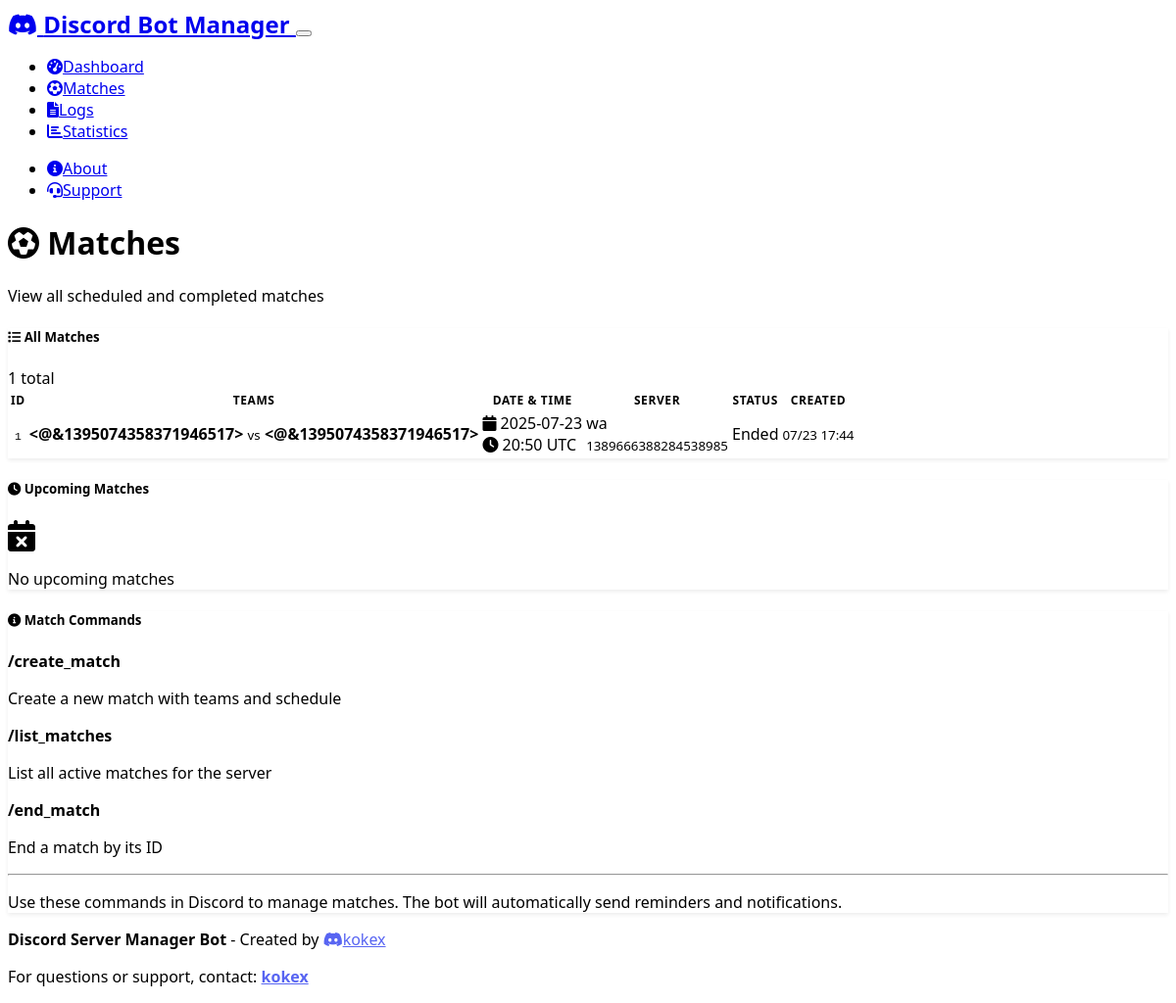
Screenshot of /matches with the database file from the repository.
### models.py (models this page shows)
class Match(db.Model):
    __tablename__ = 'matches'
    id = db.Column(Integer, primary_key=True)
    server_id = db.Column(Integer, ForeignKey('servers.id'), nullable=False)
    team1 = db.Column(String(200), nullable=False)
    team2 = db.Column(String(200), nullable=False)
    match_date = db.Column(DateTime, nullable=False)
    role_mentions = db.Column(Text)  # JSON array of role IDs
    channel_id = db.Column(String(20), nullable=False)
    message_id = db.Column(String(20))
    is_active = db.Column(Boolean, default=True)
    created_by = db.Column(String(20), nullable=False)
    created_at = db.Column(DateTime, default=datetime.utcnow)
    server = relationship("Server", back_populates="matches")
    reminders = relationship("MatchReminder", back_populates="match", cascade="all, delete-orphan")

class Server(db.Model):
    __tablename__ = 'servers'
    id = db.Column(Integer, primary_key=True)
    guild_id = db.Column(String(20), unique=True, nullable=False)
    guild_name = db.Column(String(100), nullable=False)
    log_channel_id = db.Column(String(20))
    activity_channel_id = db.Column(String(20))
    allowed_channels = db.Column(Text)  # JSON array of channel IDs
    created_at = db.Column(DateTime, default=datetime.utcnow)
    matches = relationship("Match", back_populates="server", cascade="all, delete-orphan")
    logs = relationship("BotLog", back_populates="server", cascade="all, delete-orphan")

### routes/dashboard.py (the view)
@dashboard_bp.route('/matches')
def matches():
    page = request.args.get('page', 1, type=int)
    per_page = 20
    matches = Match.query.order_by(Match.created_at.desc()).paginate(
        page=page, per_page=per_page, error_out=False
    )
    return render_template('matches.html', matches=matches)

### templates/matches.html (shortened to what this page needs)
{% extends "base.html" %}
{% block content %}
<div class="row mb-4">
    <div class="col">
        <h1 class="display-4">
            <i class="fas fa-futbol me-3"></i>
            Matches
        </h1>
        <p class="lead">View all scheduled and completed matches</p>
    </div>
</div>
<div class="row mb-4">
    <div class="col-md-8">
        <div class="card">
            <div class="card-header d-flex justify-content-between align-items-center">
                <h5 class="card-title mb-0">
                    <i class="fas fa-list me-2"></i>
                    All Matches
                </h5>
                <span class="badge bg-secondary">{{ matches.total }} total</span>
            </div>
            <div class="card-body">
                {% if matches.items %}
                    <div class="table-responsive">
                        <table class="table table-striped">
                            <thead>
                                <tr>
                                    <th>ID</th>
                                    <th>Teams</th>
                                    <th>Date & Time</th>
                                    <th>Server</th>
                                    <th>Status</th>
                                    <th>Created</th>
                                </tr>
                            </thead>
                            <tbody>
                                {% for match in matches.items %}
                                <tr>
                                    <td>
                                        <code>{{ match.id }}</code>
                                    </td>
                                    <td>
                                        <strong>{{ match.team1 }}</strong>
                                        <small class="text-muted">vs</small>
                                        <strong>{{ match.team2 }}</strong>
                                    </td>
                                    <td>
                                        <div>
                                            <i class="fas fa-calendar me-1"></i>
                                            {{ match.match_date.strftime('%Y-%m-%d') }}
                                        </div>
                                        <div>
                                            <i class="fas fa-clock me-1"></i>
                                            {{ match.match_date.strftime('%H:%M UTC') }}
                                        </div>
                                    </td>
                                    <td>
                                        <div class="text-truncate" style="max-width: 150px;" title="{{ match.server.guild_name }}">
                                            {{ match.server.guild_name }}
                                        </div>
                                        <small class="text-muted">{{ match.server.guild_id }}</small>
                                    </td>
                                    <td>
                                        {% if match.is_active %}
                                            <span class="badge bg-success">Active</span>
                                        {% else %}
                                            <span class="badge bg-secondary">Ended</span>
                                        {% endif %}
                                    </td>
                                    <td>
                                        <small class="text-muted">
                                            {{ match.created_at.strftime('%m/%d %H:%M') }}
                                        </small>
                                    </td>
                                </tr>
                                {% endfor %}
                            </tbody>
                        </table>
                    </div>
                {% else %}
                    <div class="text-center text-muted py-5">
                        <i class="fas fa-futbol fa-3x mb-3 opacity-50"></i>
                        <h5>No matches found</h5>
                        <p>Matches will appear here once they are created through Discord bot commands.</p>
                    </div>
                {% endif %}
            </div>
        </div>
    </div>
    <div class="col-md-4">
        <div class="card mb-4">
            <div class="card-header">
                <h5 class="card-title mb-0">
                    <i class="fas fa-clock me-2"></i>
                    Upcoming Matches
                </h5>
            </div>
            <div class="card-body">
                <div id="upcoming-matches">
                </div>
            </div>
        </div>
        <div class="card">
            <div class="card-header">
                <h5 class="card-title mb-0">
                    <i class="fas fa-info-circle me-2"></i>
                    Match Commands
                </h5>
            </div>
            <div class="card-body">
                <div class="mb-3">
                    <strong>/create_match</strong>
                    <p class="small text-muted mb-2">Create a new match with teams and schedule</p>
                </div>
                <div class="mb-3">
                    <strong>/list_matches</strong>
                    <p class="small text-muted mb-2">List all active matches for the server</p>
                </div>
                <div class="mb-3">
                    <strong>/end_match</strong>
                    <p class="small text-muted mb-2">End a match by its ID</p>
                </div>
                <hr>
                <p class="small text-muted mb-0">
                    Use these commands in Discord to manage matches.
                    The bot will automatically send reminders and notifications.
                </p>
            </div>
        </div>
    </div>
</div>
{% endblock %}

### static/style.css (style rules this page uses)
:root { --discord-blurple: #5865F2; --discord-green: #57F287; --discord-yellow: #FEE75C; --discord-fuchsia: #EB459E; --discord-red: #ED4245; }
body { font-family: 'Segoe UI', Tahoma, Geneva, Verdana, sans-serif; }
.card { border: none; box-shadow: 0 0.125rem 0.25rem rgba(0, 0, 0, 0.075); transition: box-shadow 0.15s ease-in-out; }
.table th { border-top: none; font-weight: 600; text-transform: uppercase; font-size: 0.75rem; letter-spacing: 0.05em; }
.badge { font-weight: 500; }
code { font-size: 0.875em; color: var(--bs-info); background-color: rgba(var(--bs-info-rgb), 0.1); padding: 0.125rem 0.25rem; border-radius: 0.25rem; }
[data-bs-theme="dark"] .table > :not(caption) > * > * { border-bottom-color: rgba(255, 255, 255, 0.1); }
.card-header { background-color: rgba(var(--bs-primary-rgb), 0.1); border-bottom: 1px solid rgba(var(--bs-primary-rgb), 0.2); }

### rows the page displays
Match: id "1", team1 "<@&1395074358371946517>", team2 "<@&1395074358371946517>", match_date "2025-07-23", match_date "20:50 UTC", server.guild_name "wa", server.guild_id "1389666388284538985", is_active "Ended", created_at "07/23 17:44"

### other values shown
{{ matches.total }} "1"
